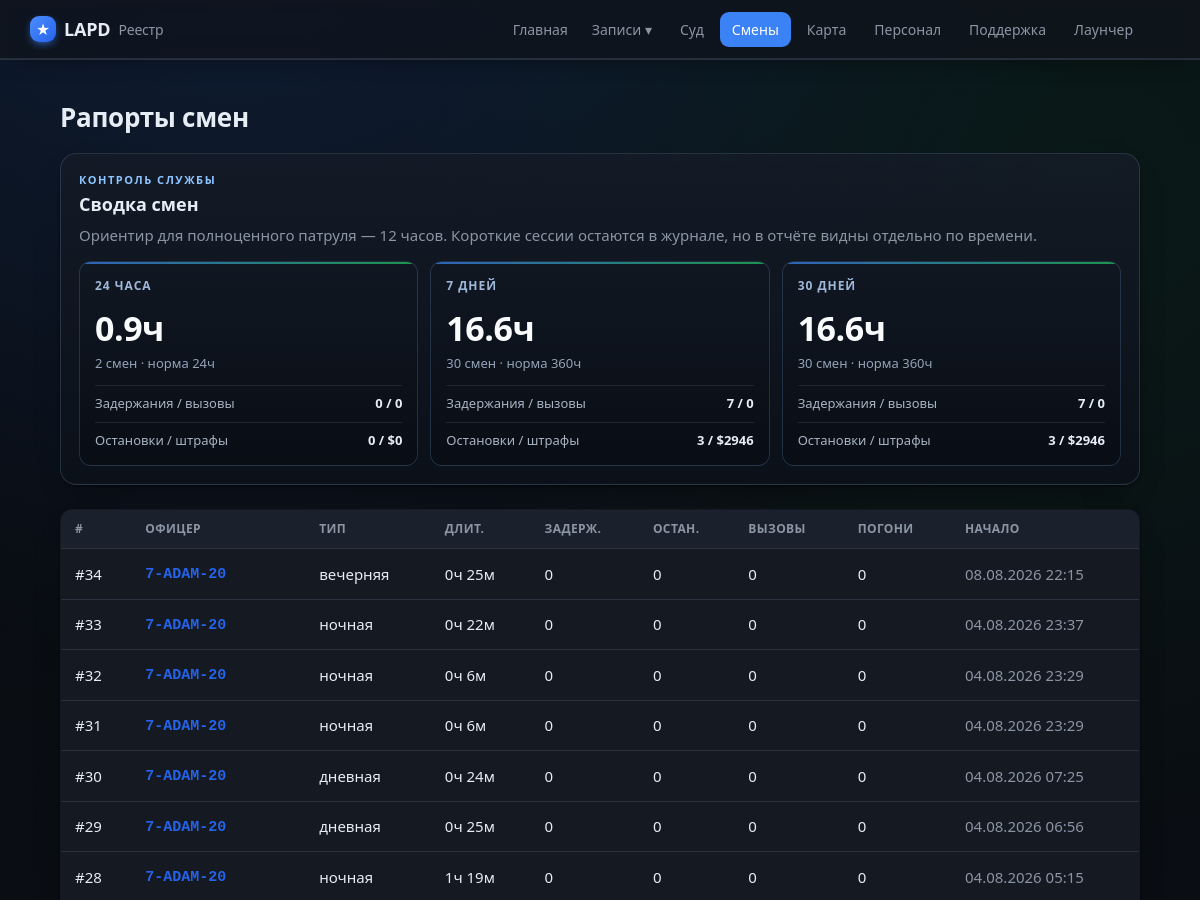
Page /shifts (upper part) on the earlier database version.
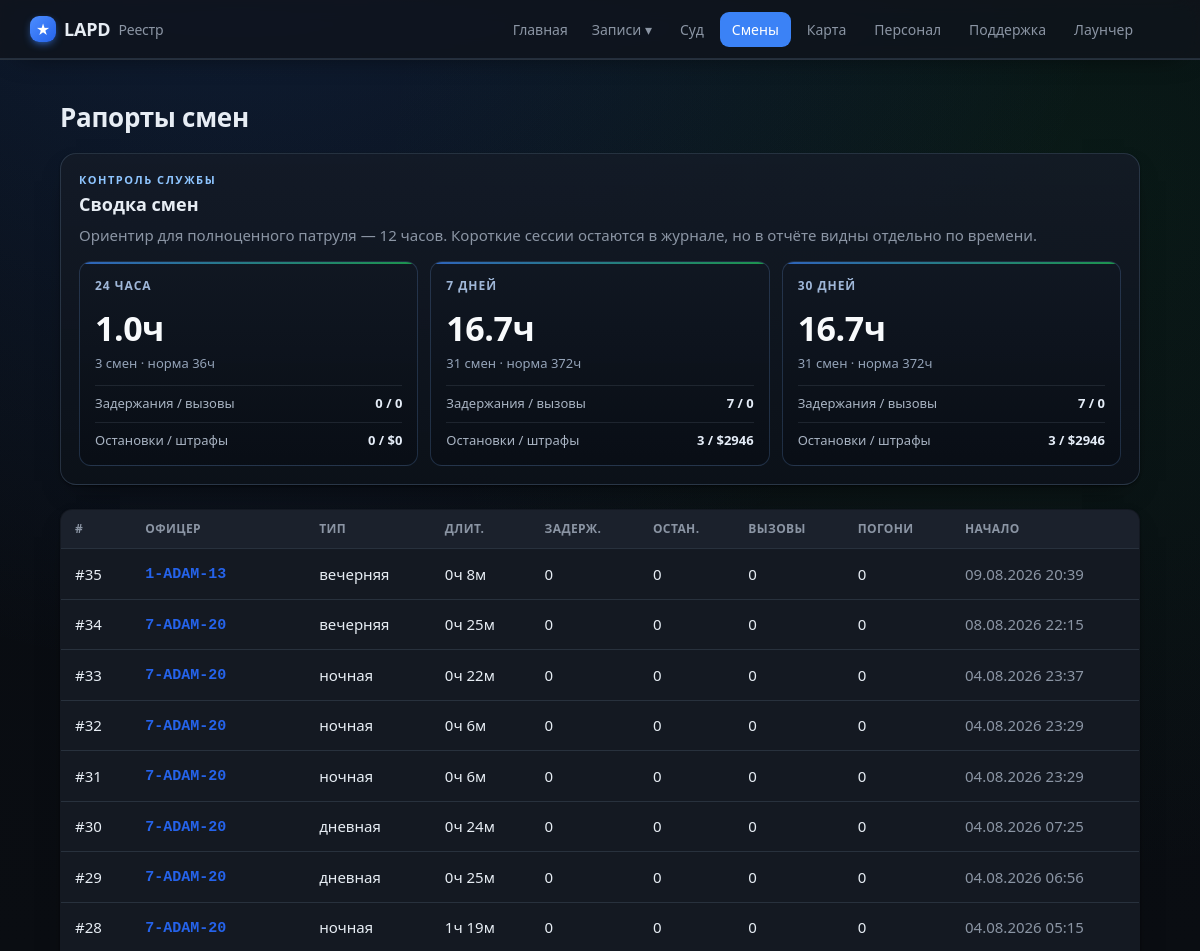
Same page on the later database version.
### tables this page shows
CREATE TABLE shifts (
                id INTEGER PRIMARY KEY AUTOINCREMENT,
                officer_id INTEGER NOT NULL,
                shift_type TEXT,
                started_at TEXT NOT NULL,
                ended_at TEXT,
                duration_min INTEGER DEFAULT 0,
                arrests INTEGER DEFAULT 0,
                traffic_stops INTEGER DEFAULT 0,
                pursuits INTEGER DEFAULT 0,
                pit INTEGER DEFAULT 0,
                callouts INTEGER DEFAULT 0,
                fines_total INTEGER DEFAULT 0,
                is_test INTEGER DEFAULT 0, source_ext TEXT,
                FOREIGN KEY (officer_id) REFERENCES officers(id)
            );

CREATE TABLE officers (
                id INTEGER PRIMARY KEY AUTOINCREMENT,
                callsign TEXT UNIQUE NOT NULL,
                name TEXT
            , current_status TEXT, status_since TEXT, rank TEXT, department TEXT, discord TEXT, is_admin INTEGER);

### app/main.py (the view)
@app.route("/shifts")
def shifts():
    return render_template("shifts.html", shifts=db.list_shifts(200),
                           periods=db.shift_periods())

### app/db.py (called while the page is built)
def fmt_dt(iso):
    try:
        dt = datetime.datetime.fromisoformat(iso)
        return dt.strftime("%d.%m.%Y %H:%M")
    except Exception:
        return iso or "—"

@contextmanager
def get_conn():
    conn = sqlite3.connect(config.DB_PATH)
    conn.row_factory = sqlite3.Row
    try:
        yield conn
        conn.commit()
    finally:
        conn.close()

def _row_to_shift(r):
    d = dict(r)
    d["is_test"] = bool(r["is_test"]) if "is_test" in r.keys() else False
    d["type_ru"] = SHIFT_TYPE_RU.get(r["shift_type"], r["shift_type"] or "—")
    dm = r["duration_min"] or 0
    d["duration_h"] = f"{dm // 60}ч {dm % 60}м"
    d["started_fmt"] = fmt_dt(r["started_at"])
    return d

def list_shifts(limit=100, officer_id=None):
    q = """SELECT shifts.*, officers.callsign, officers.name AS officer_name
           FROM shifts JOIN officers ON officers.id = shifts.officer_id"""
    params = []
    if officer_id:
        q += " WHERE shifts.officer_id=?"; params.append(officer_id)
    q += " ORDER BY shifts.id DESC LIMIT ?"; params.append(limit)
    with get_conn() as c:
        return [_row_to_shift(r) for r in c.execute(q, params).fetchall()]

### app/main.py (called while the page is built)
@app.context_processor
def inject_globals():
    return {"community": config.COMMUNITY_NAME, "STATUS_RU": db.STATUS_RU,
            "staff_label": db.staff_label,
            "static_export": os.environ.get("STATIC_EXPORT") == "1",
            "build_id": time.strftime("%Y%m%d")}

### app/templates/shifts.html (shortened to what this page needs)
{% extends "base.html" %}
{% block content %}
<div class="case-head">
  <h1>Рапорты смен</h1>
</div>
<section class="period-panel">
  <div class="section-kicker">Контроль службы</div>
  <h2>Сводка смен</h2>
  <p class="muted">Ориентир для полноценного патруля — 12 часов. Короткие сессии остаются в журнале, но в отчёте видны отдельно по времени.</p>
  <div class="period-grid">
    {% for p in periods %}
      <article class="period-card">
        <div class="period-title">{{ p.label }}</div>
        <div class="period-main">{{ p.hours }}ч</div>
        <div class="period-sub">{{ p.count }} смен · норма {{ (p.count * 12) }}ч</div>
        <div class="period-line">
          <span>Задержания / вызовы</span>
          <b>{{ p.arrests }} / {{ p.callouts }}</b>
        </div>
        <div class="period-line">
          <span>Остановки / штрафы</span>
          <b>{{ p.traffic_stops }} / ${{ p.fines_total }}</b>
        </div>
      </article>
    {% endfor %}
  </div>
</section>
{% if shifts %}
<table class="tbl">
  <thead><tr><th>#</th><th>Офицер</th><th>Тип</th><th>Длит.</th><th>Задерж.</th><th>Остан.</th><th>Вызовы</th><th>Погони</th><th>Начало</th></tr></thead>
  <tbody>
  {% for s in shifts %}
    <tr onclick="location='{{ url_for('shift_view', sid=s.id) }}'">
      <td><a class="row-link" href="{{ url_for('shift_view', sid=s.id) }}" onclick="event.stopPropagation()">#{{ s.id }}</a></td>
      <td>{% if s.callsign %}<a class="cs" href="{{ url_for('officer_view', callsign=s.callsign) }}" onclick="event.stopPropagation()">{{ s.callsign }}</a>{% else %}—{% endif %}
        {% if s.is_test %}<span class="tag test">ТЕСТ</span>{% endif %}</td>
      <td>{{ s.type_ru }}</td>
      <td>{{ s.duration_h }}</td>
      <td>{{ s.arrests }}</td>
      <td>{{ s.traffic_stops }}</td>
      <td>{{ s.callouts }}</td>
      <td>{{ s.pursuits }}</td>
      <td class="muted">{{ s.started_fmt }}</td>
    </tr>
  {% endfor %}
  </tbody>
</table>
{% else %}
  <p class="empty">Смен пока нет<span class="empty-sub">После закрытия игры агент отправит первый рапорт автоматически.</span></p>
{% endif %}
{% endblock %}

### app/templates/base.html (shortened to what this page needs)
<!doctype html>
<html lang="ru">
<head>
  <link rel="stylesheet" href="{{ url_for('static', filename='style.css') }}">
</head>
<body>
  <header class="topbar">
    <div class="wrap">
      <a class="brand" href="{{ url_for('index') }}">
        <span class="badge">★</span> {{ community }} <span class="sub">Реестр</span>
      </a>
      <nav>
        <a class="{% if request.endpoint == 'index' %}active{% endif %}" href="{{ url_for('index') }}">Главная</a>
        <div class="nav-drop">
          <span class="nav-drop-t">Записи ▾</span>
        </div>
        <a class="{% if request.endpoint == 'court' %}active{% endif %}" href="{{ url_for('court') }}">Суд</a>
        <a class="{% if request.endpoint == 'shifts' %}active{% endif %}" href="{{ url_for('shifts') }}">Смены</a>
        <a class="{% if request.endpoint == 'game_map' %}active{% endif %}" href="{{ url_for('game_map') }}">Карта</a>
        <a class="{% if request.endpoint == 'staff' %}active{% endif %}" href="{{ url_for('staff') }}">Персонал</a>
        <a class="{% if request.endpoint == 'support' %}active{% endif %}" href="{{ url_for('support') }}">Поддержка</a>
        <a class="{% if request.endpoint in ['launcher_page','register'] %}active{% endif %}" href="{{ url_for('launcher_page') }}">Лаунчер</a>
      </nav>
    </div>
  </header>
  <main class="wrap">
    {% block content %}{% endblock %}
  </main>
</body>
</html>

Differences in the rows shown:
added shifts: id "35", callsign "1-ADAM-13", type_ru "вечерняя", duration_h "0ч 8м", arrests "0", traffic_stops "0", callouts "0", pursuits "0", started_fmt "09.08.2026 20:39"
Other differences:
new list line: "24 ЧАСА 1.0 ч 3 смен · норма 36 ч Задержания / вызовы 0 / 0 Остановки / штрафы 0 / $ 0"
new list line: "7 ДНЕЙ 16.7 ч 31 смен · норма 372 ч Задержания / вызовы 7 / 0 Остановки / штрафы 3 / $ 2946"
new list line: "30 ДНЕЙ 16.7 ч 31 смен · норма 372 ч Задержания / вызовы 7 / 0 Остановки / штрафы 3 / $ 2946"
list line gone: "24 ЧАСА 0.9 ч 2 смен · норма 24 ч Задержания / вызовы 0 / 0 Остановки / штрафы 0 / $ 0"
list line gone: "7 ДНЕЙ 16.6 ч 30 смен · норма 360 ч Задержания / вызовы 7 / 0 Остановки / штрафы 3 / $ 2946"
list line gone: "30 ДНЕЙ 16.6 ч 30 смен · норма 360 ч Задержания / вызовы 7 / 0 Остановки / штрафы 3 / $ 2946"
